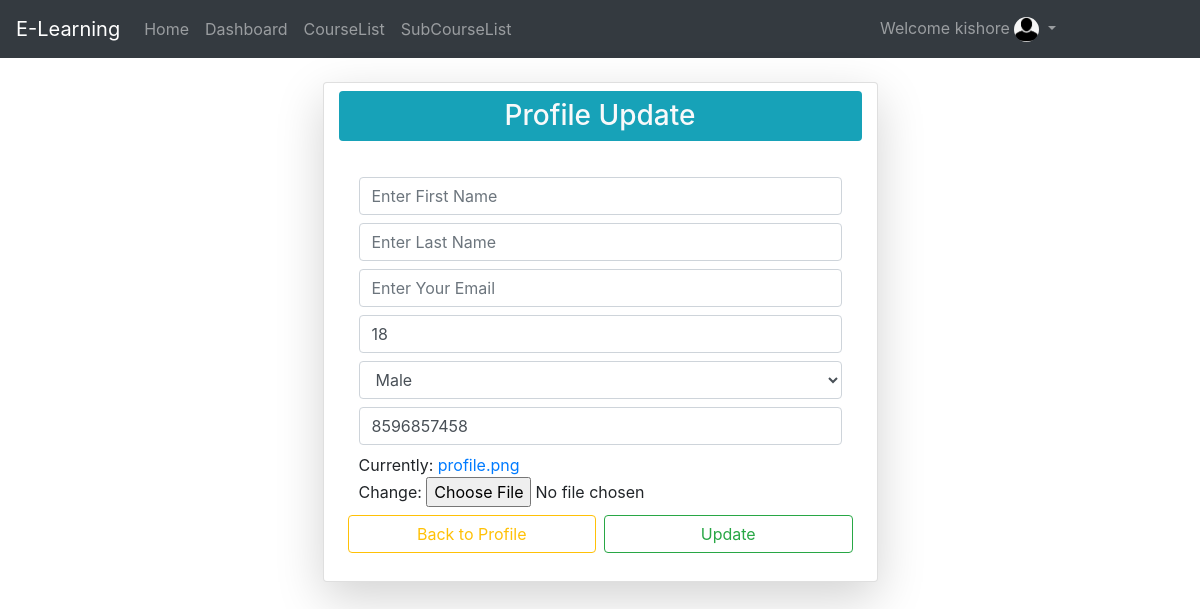
The app's page /pflup/ (signed in) with its own data.
### Eapp/models.py (models this page shows)
class User(AbstractUser):
	t = {
		('F','Female'),('M','Male')
		}
	y = {(1,'Student'),(2,'Instructor')}
	age = models.IntegerField(default=18)
	gender = models.CharField(choices=t,max_length=10)
	mobile = models.CharField(max_length=11)
	pfimg = models.ImageField(upload_to='Profileimage/',default="profile.png")
	usrole = models.IntegerField(choices=y,default=1)

### Eapp/views.py (the view)
# urls.py: path('pflup/',views.pfupd,name="pfu"),
@login_required
def pfupd(request):
	j = User.objects.get(id=request.user.id)
	if request.method == "POST":
		g = Pfupdf(request.POST,request.FILES,instance=j)
		if g.is_valid():
			g.save()
			return redirect('/profle')
	g = Pfupdf(instance=j)
	return render(request,'html/pfupd.html',{'h':g})

### Eapp/forms.py
class Pfupdf(forms.ModelForm):
	class Meta:
		model = User
		fields = ["first_name","last_name","email","age","gender","mobile","pfimg"]
		widgets = {
		"first_name":forms.TextInput(attrs={
			"class":"form-control my-2",
			"placeholder":"Enter First Name",
			}),
		"last_name":forms.TextInput(attrs={
			"class":"form-control my-2",
			"placeholder":"Enter Last Name",
			}),
		"email":forms.EmailInput(attrs={
			"class":"form-control my-2",
			"placeholder":"Enter Your Email",
			}),
		"age":forms.NumberInput(attrs={
			"class":"form-control my-2",
			}),
		"gender":forms.Select(attrs={
			"class":"form-control my-2",
			}),
		"mobile":forms.TextInput(attrs={
			"class":"form-control my-2",
			"placeholder":"Enter Your mobile number",
			}),
		}

### Eapp/templates/html/pfupd.html (shortened to what this page needs)
{% extends 'html/base.html' %}
{% block content %}
<div class="container mt-4">
	<div class="card col-md-6 mx-auto shadow-lg">
		<h3 class="bg-info text-light text-center p-2 mt-2 borde rounded">Profile Update</h3>
		<div class="card-body">
			<form method="post" enctype="multipart/form-data">
				{% for i in h %}
					{{i}}
				{% endfor %}
				<div class="row my-2">
					<a href="{% url 'pf' %}" class="btn btn-outline-warning col-sm mx-1">Back to Profile</a>
					<input type="submit" value="Update" class="btn btn-outline-success col-sm mx-1">
				</div>
			</form>
		</div>
	</div>
</div>
{% endblock %}

### Eapp/templates/html/navbar.html (shortened to what this page needs)
<nav class="navbar navbar-expand-sm bg-dark navbar-dark">
  <a class="navbar-brand" href="{% url 'hm' %}">E-Learning
  </a>
  <ul class="navbar-nav">
    {% if not user.is_authenticated %}
    <li class="nav-item">
      <a class="nav-link" href="{% url 'hm' %}">Home</a>
    </li>
    <li class="nav-item">
      <a class="nav-link" href="{% url 'ab' %}">Aboutus</a>
    </li>
    <li class="nav-item">
      <a class="nav-link" href="{% url 'ct' %}">Contactus</a>
    </li>
    <li class="nav-item">
      <a class="nav-link" href="{% url 'rg' %}">Registration</a>
    </li>
    {% elif user.usrole == 2 %}
    <li class="nav-item">
      <a class="nav-link" href="{% url 'hm' %}">Home</a>
    </li>
    <li class="nav-item">
      <a class="nav-link" href="{% url 'dsh' %}">Dashboard</a>
    </li>
    <li class="nav-item">
      <a class="nav-link" href="{% url 'cty' %}">CourseList</a>
    </li>
    <li class="nav-item">
      <a class="nav-link" href="{% url 'sbcrl' %}">SubCourseList</a>
    </li>
    {% endif %}
  </ul>
  <ul class="navbar-nav ml-auto" style="margin-right: 120px">
    {% if user.is_authenticated %}
    <div class="dropdown">
    <a class="nav-link dropdown-toggle" data-toggle="dropdown">
    Welcome {{request.user.username}} <img src="{{request.user.pfimg.url}}" class="rounded-circle" height="25px" width="25px">
    </a>
    </div>
    {% else %}
    <li class="nav-item">
      <a class="nav-link" href="{% url 'lg' %}">Login</a>
    </li>
    {% endif %}
  </ul>
</nav>

### records on screen
User: user.username "kishore", user.pfimg (placeholder picture), h "18" "Male" "8596857458"
